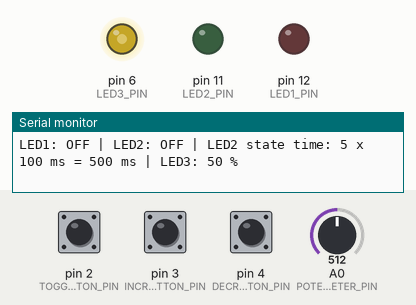
Simulated run of this program. Board: Arduino Uno, built with avr-gcc and run on an emulated ATmega328P. Shown: output pins drawn as LEDs (lit = HIGH), the last lines printed to the serial monitor. Dashed ring = blinking. Inputs (shaded band) come from the test bench; at power-on: pin 2 (TOGGLE_BUTTON_PIN) HIGH, A0 (POTENTIOMETER_PIN) = 512, pin 3 (INCREMENT_BUTTON_PIN) HIGH, pin 4 (DECREMENT_BUTTON_PIN) HIGH.

Above: at 1.2 s.
1.3 s: pin 2 (TOGGLE_BUTTON_PIN) pulled LOW for 0.15 s
At 2.2 s:
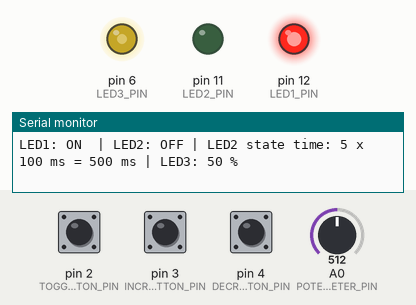
2.9 s: A0 (POTENTIOMETER_PIN) set to 716
At 4.3 s:
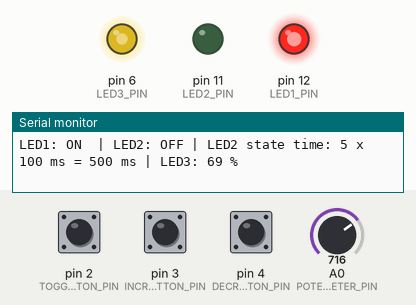
5.9 s: A0 (POTENTIOMETER_PIN) set to 900
At 6.27 s:
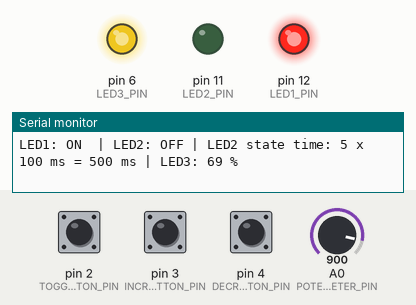
7.8 s: A0 (POTENTIOMETER_PIN) set to 914
At 9.1 s:
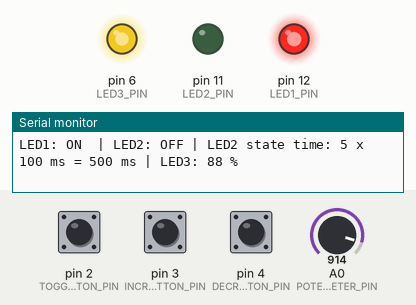
9.4 s: pin 2 (TOGGLE_BUTTON_PIN) pulled LOW for 1 s
At 12.3 s:
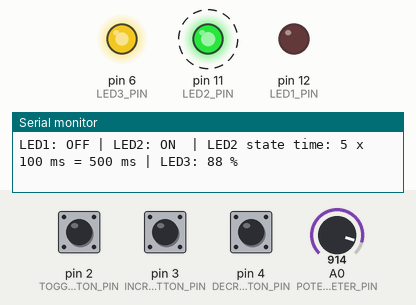
12.4 s: A0 (POTENTIOMETER_PIN) set to 10
At 14.16 s:
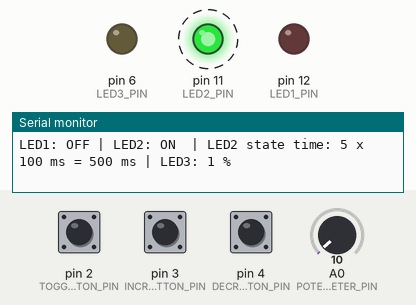
Timing chart, 0 to 16.4 s (numbered marks = the images above; inputs shaded):
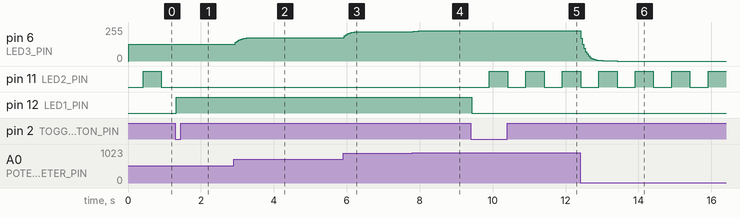

The program:

main.cpp
```cpp
#include <Arduino.h>
#include <stdio.h>
#include "AppConfig.h"
#include "Scheduler.h"
#include "SerialStdio.h"
#include "Signals.h"
#include "Tasks.h"

namespace
{
// Порядок в таблице = порядок обхода в тике
SchedulerTask taskTable[] = {
    {taskButtonLed, msToTicks(TASK_BUTTON_LED_RECURRENCE_MS), msToTicks(TASK_BUTTON_LED_OFFSET_MS), 0},
    {taskBlinkControl, msToTicks(TASK_BLINK_CONTROL_RECURRENCE_MS), msToTicks(TASK_BLINK_CONTROL_OFFSET_MS), 0},
    {taskBlinkLed, msToTicks(TASK_BLINK_LED_RECURRENCE_MS), msToTicks(TASK_BLINK_LED_OFFSET_MS), 0},
    {taskLevelIndicator, msToTicks(TASK_LEVEL_INDICATOR_RECURRENCE_MS), msToTicks(TASK_LEVEL_INDICATOR_OFFSET_MS), 0},
};
constexpr uint8_t TASK_COUNT = sizeof(taskTable) / sizeof(taskTable[0]);

const char* onOffText(bool state)
{
    return state ? "ON" : "OFF";
}
} // namespace

void setup()
{
    serialStdioInit(SERIAL_BAUD_RATE);
    tasksInit();
    printf("Lab 2.1: sequential OS started\n");
    schedulerInit(taskTable, TASK_COUNT);
}

// Idle — consumer: читает сигналы и сбрасывает флаги событий.
// printf и delay выполняются только здесь, вне прерывания.
void loop()
{
    noInterrupts(); // атомарно: копия сигналов + сброс флагов
    const bool led1 = led1State;
    const bool led2 = led2State;
    const uint8_t recurrences = blinkRecurrences;
    const uint8_t level = levelPercent;
    const bool toggleEvent = toggleButtonEvent;
    const bool incrementEvent = incrementButtonEvent;
    const bool decrementEvent = decrementButtonEvent;
    const bool levelEvent = levelChangedEvent;
    toggleButtonEvent = false;
    incrementButtonEvent = false;
    decrementButtonEvent = false;
    levelChangedEvent = false;
    interrupts();

    const unsigned int stateDurationMs = recurrences * TASK_BLINK_LED_RECURRENCE_MS;

    if (toggleEvent)
    {
        printf("[BTN1] LED1 -> %s\n", onOffText(led1));
    }
    if (incrementEvent)
    {
        printf("[BTN+] recurrences = %u (%u ms)\n", recurrences, stateDurationMs);
    }
    if (decrementEvent)
    {
        printf("[BTN-] recurrences = %u (%u ms)\n", recurrences, stateDurationMs);
    }

    if (levelEvent)
    {
        printf("[POT] LED3 brightness = %u %%\n", level);
    }

    printf("LED1: %-3s | LED2: %-3s | LED2 state time: %u x %u ms = %u ms | LED3: %u %%\n",
           onOffText(led1), onOffText(led2), recurrences,
           TASK_BLINK_LED_RECURRENCE_MS, stateDurationMs, level);

    delay(IDLE_REPORT_PERIOD_MS);
}
```

Signals.cpp
```cpp
#include "Signals.h"
#include "AppConfig.h"

volatile bool led1State = false;
volatile bool led2State = false;
volatile uint8_t blinkRecurrences = BLINK_RECURRENCES_DEFAULT;
volatile uint8_t levelPercent = 0;

volatile bool toggleButtonEvent = false;
volatile bool incrementButtonEvent = false;
volatile bool decrementButtonEvent = false;
volatile bool levelChangedEvent = false;
```

Signals.h
```cpp
#ifndef SIGNALS_H
#define SIGNALS_H

#include <stdint.h>

// Глобальные сигналы для обмена между задачами (provider -> consumer).
// volatile: пишутся в прерывании таймера, читаются в main loop.

// Состояния
extern volatile bool led1State;           // provider: Task1;  consumers: Task2, Idle
extern volatile bool led2State;           // provider: Task2;  consumer: Idle
extern volatile uint8_t blinkRecurrences; // provider: Task3;  consumers: Task2, Idle
extern volatile uint8_t levelPercent;     // provider: Task4;  consumer: Idle

// События нажатий: provider ставит флаг, Idle выводит сообщение и сбрасывает
extern volatile bool toggleButtonEvent;    // provider: Task1
extern volatile bool incrementButtonEvent; // provider: Task3
extern volatile bool decrementButtonEvent; // provider: Task3
extern volatile bool levelChangedEvent;    // provider: Task4

#endif
```

Tasks.cpp
```cpp
#include "Tasks.h"
#include "AppConfig.h"
#include "Signals.h"
#include "Led.h"
#include "Button.h"
#include "PwmLed.h"
#include "AnalogSensor.h"

namespace
{
Led led1(LED1_PIN);
Led led2(LED2_PIN);
Button toggleButton(TOGGLE_BUTTON_PIN, BUTTON_DEBOUNCE_SAMPLES);
Button incrementButton(INCREMENT_BUTTON_PIN, BUTTON_DEBOUNCE_SAMPLES);
Button decrementButton(DECREMENT_BUTTON_PIN, BUTTON_DEBOUNCE_SAMPLES);
PwmLed led3(LED3_PIN);
AnalogSensor potentiometer(POTENTIOMETER_PIN, POTENTIOMETER_FILTER_SHIFT, ADC_MAX_VALUE);
} // namespace

void tasksInit()
{
    led1.init();
    led2.init();
    toggleButton.init();
    incrementButton.init();
    decrementButton.init();
    led3.init();
    potentiometer.init();
}

// Task 1 — provider: led1State, toggleButtonEvent
void taskButtonLed()
{
    if (toggleButton.update())
    {
        led1.toggle();
        led1State = led1.isOn();
        toggleButtonEvent = true;
    }
}

// Task 2 — consumer: led1State, blinkRecurrences; provider: led2State
void taskBlinkLed()
{
    static uint8_t recurrenceCounter = 0;

    if (led1State)
    {
        led2.off();            // LED2 активен только при выключенном LED1
        recurrenceCounter = 0;
    }
    else
    {
        recurrenceCounter++;
        if (recurrenceCounter >= blinkRecurrences)
        {
            led2.toggle();
            recurrenceCounter = 0;
        }
    }
    led2State = led2.isOn();
}

// Task 3 — provider: blinkRecurrences, increment/decrement events
void taskBlinkControl()
{
    if (incrementButton.update())
    {
        if (blinkRecurrences + BLINK_RECURRENCES_STEP <= BLINK_RECURRENCES_MAX)
        {
            blinkRecurrences += BLINK_RECURRENCES_STEP;
        }
        incrementButtonEvent = true;
    }

    if (decrementButton.update())
    {
        if (blinkRecurrences >= BLINK_RECURRENCES_MIN + BLINK_RECURRENCES_STEP)
        {
            blinkRecurrences -= BLINK_RECURRENCES_STEP;
        }
        decrementButtonEvent = true;
    }
}

// Task 4 (доп.) — провайдер: levelPercent, levelChangedEvent.
// Яркость LED3 следует за потенциометром на каждом запуске; сигнал для Idle
// обновляется только при изменении больше порога, чтобы шум АЦП не засорял вывод.
void taskLevelIndicator()
{
    const uint8_t percent = potentiometer.readPercent();
    led3.setBrightnessPercent(percent);

    const uint8_t published = levelPercent;
    const uint8_t difference = (percent > published) ? (percent - published) : (published - percent);
    if (difference >= LEVEL_CHANGE_THRESHOLD_PERCENT)
    {
        levelPercent = percent;
        levelChangedEvent = true;
    }
}
```

Tasks.h
```cpp
#ifndef TASKS_H
#define TASKS_H

void tasksInit();

void taskButtonLed();    // Task 1: кнопка переключает LED1
void taskBlinkLed();     // Task 2: LED2 мигает, пока LED1 выключен
void taskBlinkControl(); // Task 3: кнопки +/- меняют длительность состояния LED2
void taskLevelIndicator(); // Task 4 (доп.): потенциометр -> яркость LED3

#endif
```

AppConfig.h
```cpp
#ifndef APP_CONFIG_H
#define APP_CONFIG_H

#include <Arduino.h>
#include <stdint.h>
#include "Scheduler.h"

// ---------- Пины ----------
constexpr uint8_t LED1_PIN = 12;              // LED задачи 1 (красный)
constexpr uint8_t LED2_PIN = 11;              // мигающий LED задачи 2 (зелёный)
constexpr uint8_t TOGGLE_BUTTON_PIN = 2;      // кнопка задачи 1
constexpr uint8_t INCREMENT_BUTTON_PIN = 3;   // кнопка "+" задачи 3
constexpr uint8_t DECREMENT_BUTTON_PIN = 4;   // кнопка "-" задачи 3
constexpr uint8_t LED3_PIN = 6;               // LED-индикатор уровня задачи 4 (ШИМ, Timer0)
constexpr uint8_t POTENTIOMETER_PIN = A0;     // потенциометр задачи 4

// ---------- Последовательный порт ----------
constexpr unsigned long SERIAL_BAUD_RATE = 9600;

// ---------- Кнопки ----------
// Сколько подряд одинаковых опросов считать устойчивым состоянием
constexpr uint8_t BUTTON_DEBOUNCE_SAMPLES = 2;

// ---------- Планирование задач (мс) ----------
// Периоды кратны 20 мс, смещения различны по модулю 20 мс,
// поэтому задачи никогда не активируются в одном и том же тике.
// Порядок внутри 20 мс: Task1 (1) -> Task3 (6) -> Task2 (11) -> Task4 (16)
constexpr uint16_t TASK_BUTTON_LED_RECURRENCE_MS = 20;
constexpr uint16_t TASK_BUTTON_LED_OFFSET_MS = 1;

constexpr uint16_t TASK_BLINK_CONTROL_RECURRENCE_MS = 20;
constexpr uint16_t TASK_BLINK_CONTROL_OFFSET_MS = 6;

constexpr uint16_t TASK_BLINK_LED_RECURRENCE_MS = 100;
constexpr uint16_t TASK_BLINK_LED_OFFSET_MS = 11;

constexpr uint16_t TASK_LEVEL_INDICATOR_RECURRENCE_MS = 40;
constexpr uint16_t TASK_LEVEL_INDICATOR_OFFSET_MS = 16;

// ---------- Мигание LED2 ----------
// Длительность одного состояния LED2 = blinkRecurrences * TASK_BLINK_LED_RECURRENCE_MS
constexpr uint8_t BLINK_RECURRENCES_MIN = 1;       // 100 мс
constexpr uint8_t BLINK_RECURRENCES_MAX = 20;      // 2000 мс
constexpr uint8_t BLINK_RECURRENCES_DEFAULT = 5;   // 500 мс
constexpr uint8_t BLINK_RECURRENCES_STEP = 1;

// ---------- Индикатор уровня (Task 4) ----------
constexpr uint8_t POTENTIOMETER_FILTER_SHIFT = 2;      // сглаживание 1/4
constexpr uint16_t ADC_MAX_VALUE = 1023;               // АЦП Uno — 10 бит
constexpr uint8_t LEVEL_CHANGE_THRESHOLD_PERCENT = 2;  // гистерезис сообщений

// ---------- Idle (отчётность) ----------
constexpr unsigned long IDLE_REPORT_PERIOD_MS = 500;

// Перевод миллисекунд в тики планировщика
constexpr uint16_t msToTicks(uint16_t milliseconds)
{
    return static_cast<uint16_t>(
        static_cast<uint32_t>(milliseconds) * SCHEDULER_TICK_HZ / MILLISECONDS_PER_SECOND);
}

#endif
```

Measured:
- after the input at 1.3 s, pin 11 (LED2_PIN): stays LOW (without the input it goes to HIGH after 0.11 s); pin 12 (LED1_PIN): LOW → HIGH at once
- after the input at 2.9 s, pin 6 (LED3_PIN): moves from 127/255 to 175/255 over 0.40 s, starting at once
- after the input at 5.9 s, pin 6 (LED3_PIN): moves from 175/255 to 221/255 over 0.40 s, starting at once
- after the input at 7.8 s, pin 6 (LED3_PIN): 221/255 → 224/255 at once, → 226/255 0.16 s later
- after the input at 9.4 s, pin 11 (LED2_PIN): alternates HIGH for 0.50 s and LOW for 0.50 s, starting after 0.51 s; pin 12 (LED1_PIN): HIGH → LOW at once
- after the input at 12.4 s, pin 6 (LED3_PIN): moves from 226/255 to 0/255 over 1.0 s, starting at once
